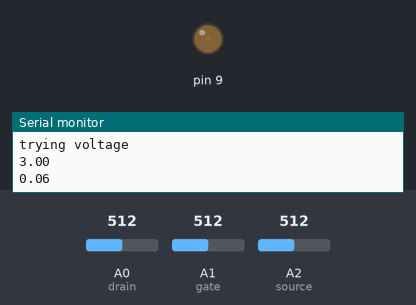
A sketch run on a simulated Arduino Uno, built with avr-gcc and run on an emulated ATmega328P. Parts: output pins drawn as LEDs (lit = HIGH), the last lines printed to the serial monitor. The inputs (shaded band) are chosen by the test bench; at power-on: A2 (source) = 512, A0 (drain) = 512, A1 (gate) = 512.

Above: at 1.8 s.
1.9 s: A2 (source) set to 122
At 2.4 s:
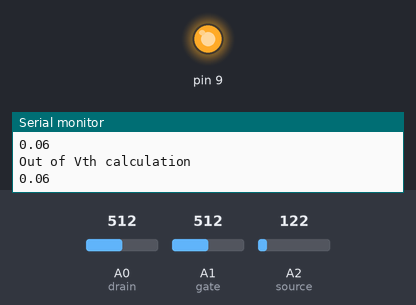
8.1 s: A2 (source) set to 190
9.7 s: A2 (source) set to 221
11.3 s: A2 (source) set to 0
Timing chart, 0 to 15.4 s (numbered marks = the images above; inputs shaded):
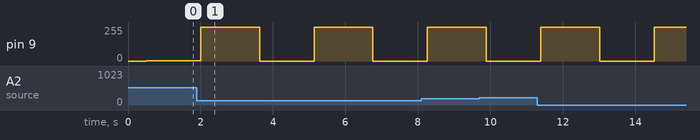

The sketch:

main.ino
```cpp
int drain = A0, gate = A1, source = A2;
float acceptable_leakage = 0.5; // Voltage threshold for leakage
int dead_time = 500; // Time before next step of the test (in ms)
int series_resistance = 100; // Resistors used in series with the transistor

bool debug = true;

void setup() {
  // Initialize serial communication at 9600 baud rate
  Serial.begin(9600);

  // Set pin modes
  pinMode(drain, INPUT);
  pinMode(gate, INPUT);
  pinMode(source, INPUT);
}

// Function to read analog value and map it to voltage
float read(int pin) {
  int rawValue = analogRead(pin);
  return map(rawValue, 0, 1023, 0, 5);
}

// Function to calculate Vth using PWM and a capacitor
float calculate_Vth() {
  float voltage;
  _debug("In Vth calculation");
  for (int i = 0; i < 255; i++) { // pwm goes up to 255
    analogWrite(9, i); // Output PWM signal on pin 9

    // Debug
      _debug("trying voltage");
      _debug(i);
      _debug(map(i, 0, 255, 0, 5000.0) /1000.0);


    delay(dead_time); // Allow some time before next measurement

    if (read(source) < acceptable_leakage) {
      voltage = map(i, 0, 255, 0, 5000.0) / 1000.0;
      _debug("Out of Vth calculation");
      _debug(voltage);
        digitalWrite(9, LOW);
      return voltage;
    }
  }
   voltage = read(source);
  _debug("Out of Vth calculation. End of cycle reached");
    digitalWrite(9, LOW);
  return false;
}


void _debug(String text){
  if (debug){
    Serial.println(text);
  }
}

void _debug(float text){
  if (debug){
    Serial.println(text);
  }
}

void loop() {
  float VDS, VGS, RDS, VOV, Vth, I;
  bool saturation, linear, cutoff;

  // Calculate Vth
  Vth = calculate_Vth();

  // Turn voltage high for measurements
  digitalWrite(9, HIGH);

  delay(dead_time * 3);

  // Read voltages
  VDS = read(drain) - read(source);
  VGS = read(gate) - read(source);

  // Calculate current assuming a 100 ohm resistor for simplicity
  I = read(source) / series_resistance;

  // Calculate RDS
  RDS = VDS / I;

  // Print values to the serial monitor
  Serial.print("Resistance (RDS): ");
  Serial.println(RDS);

  Serial.print("VGS: ");
  Serial.println(VGS);

  Serial.print("VDS: ");
  Serial.println(VDS);

  // If we have a value for Vth
  if (Vth || debug) {
    VOV = VGS - Vth;

    Serial.print("Vth (cutoff voltage): ");
    Serial.println(Vth);

    Serial.print("VOV (overdrive voltage): ");
    Serial.println(VOV);
  }

  if (debug) {
    // Help to print all analog read values
    Serial.print("Drain (A0) voltage: ");
    Serial.println(read(drain));

    Serial.print("Gate (A1) voltage: ");
    Serial.println(read(gate));

    Serial.print("Source (A2) voltage: ");
    Serial.println(read(source));
  }


  Serial.println(" ");

  digitalWrite(9,LOW);

  delay(1000); // Wait for 1 second before repeating
}
```

Measured:
- by itself, pin 9: alternates 255/255 for 1.6 s and 0/255 for 1.5 s
